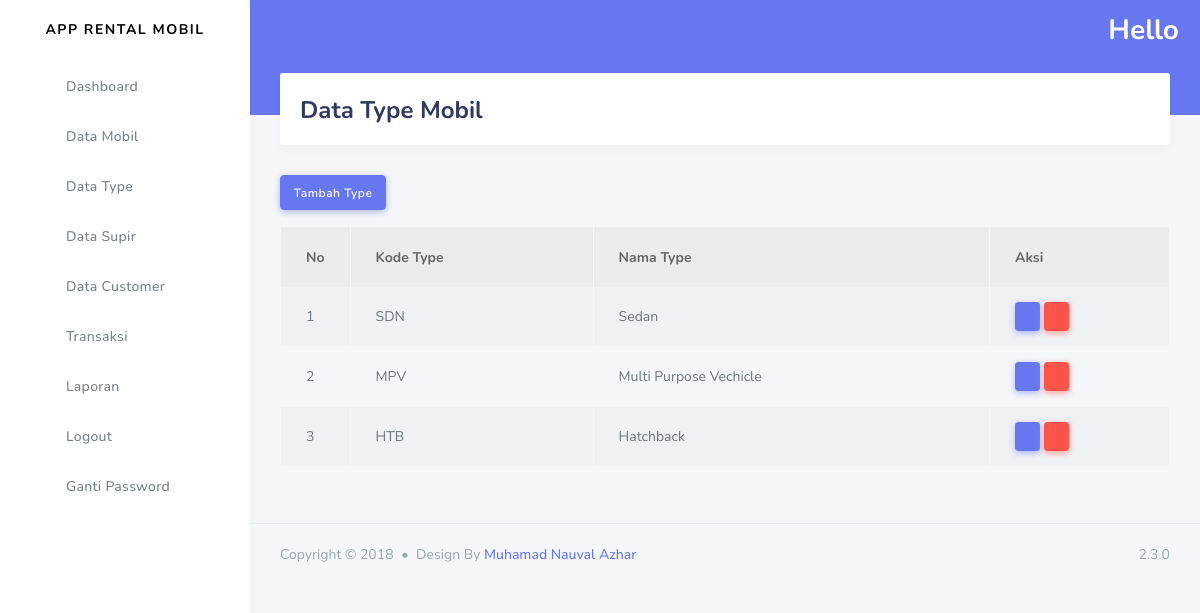
Screenshot of /index.php/admin/data_type with the database file from the repository.
### tables this page shows
CREATE TABLE `type` (
  `id_type` int(11) NOT NULL,
  `kode_type` varchar(10) NOT NULL,
  `nama_type` varchar(50) NOT NULL
);

### application/controllers/admin/Data_type.php (called while the page is built, shortened)
<?php
class Data_type extends CI_Controller
{
    public function index()
    {
        $data['type'] = $this->rental_model->get_data('type')->result_array();
        $this->load->view('templates_admin/header');
        $this->load->view('templates_admin/sidebar');
        $this->load->view('admin/data_type', $data);
        $this->load->view('templates_admin/footer');
    }
}

### index.php (called while the page is built, shortened)
<?php
require_once BASEPATH.'core/CodeIgniter.php';

### application/models/rental_model.php (called while the page is built, shortened)
<?php
class Rental_model extends CI_Model
{
    public function get_data($table)
    {
        return $this->db->get($table);
    }
}

### application/views/admin/data_type.php (the view, shortened to what this page needs)
<div class="main-content">
    <section class="section">
        <div class="section-header">
            <h1>Data Type Mobil</h1>
        </div>
    </section>
    <a href="<?= base_url('admin/data_type/tambah_type') ?>" class="btn btn-primary mb-3">Tambah Type</a>
    <table class="table table-bordered table-striped table-hover">
        <thead>
            <tr>
                <th width="20px">No</th>
                <th>Kode Type</th>
                <th>Nama Type</th>
                <th width="180px">Aksi</th>
            </tr>
        </thead>
        <tbody>
            <?php
            $no = 1;
            foreach ($type as $tp) : ?>
                <tr>
                    <td><?= $no++; ?></td>
                    <td><?= $tp['kode_type']; ?></td>
                    <td><?= $tp['nama_type']; ?></td>
                    <td>
                        <a class="btn btn-sm btn-primary" href="<?= base_url('admin/data_type/update_type/') . $tp['id_type'] ?>"><i class="fas fa-edit"></i></a>
                        <a class="btn btn-sm btn-danger" href="<?= base_url('admin/data_type/delete_type/') . $tp['id_type'] ?>" onclick="return confirm('Yakin dihapus?')"><i class="fas fa-trash"></i></a>
                    </td>
                </tr>
            <?php endforeach; ?>
        </tbody>
    </table>
</div>

### rows the page displays
type: kode_type "SDN", nama_type "Sedan"
type: kode_type "MPV", nama_type "Multi Purpose Vechicle"
type: kode_type "HTB", nama_type "Hatchback"
